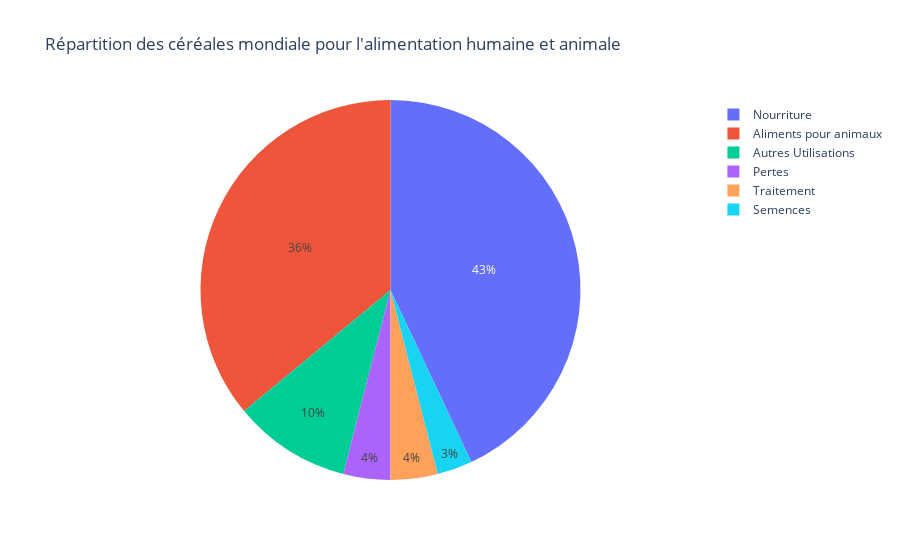

Write notebook code for a chart like this one.
### Code cell
import plotly.express as px

valeurs = [36, 4, 43, 3, 4, 10]
labels = ["Aliments pour animaux", "Pertes", "Nourriture", "Semences", "Traitement", "Autres Utilisations"]

# Création de la figure avec Plotly
fig = px.pie(names=labels, values=valeurs, title="Répartition des céréales mondiale pour l'alimentation humaine et animale")
fig.show()

### Figure 1 — Plotly figure (JSON) as saved in the notebook; plotly's stock layout.template omitted (floating-point values rounded to 4 significant figures)
{"data": [{"domain": {"x": [0, 1], "y": [0, 1]}, "hovertemplate": "label=%{label}<br>value=%{value}<extra></extra>", "labels": ["Aliments pour animaux", "Pertes", "Nourriture", "Semences", "Traitement", "Autres Utilisations"], "legendgroup": "", "name": "", "showlegend": true, "type": "pie", "values": [36, 4, 43, 3, 4, 10]}], "layout": {"autosize": true, "legend": {"tracegroupgap": 0}, "title": {"text": "Répartition des céréales mondiale pour l'alimentation humaine et animale"}}}
